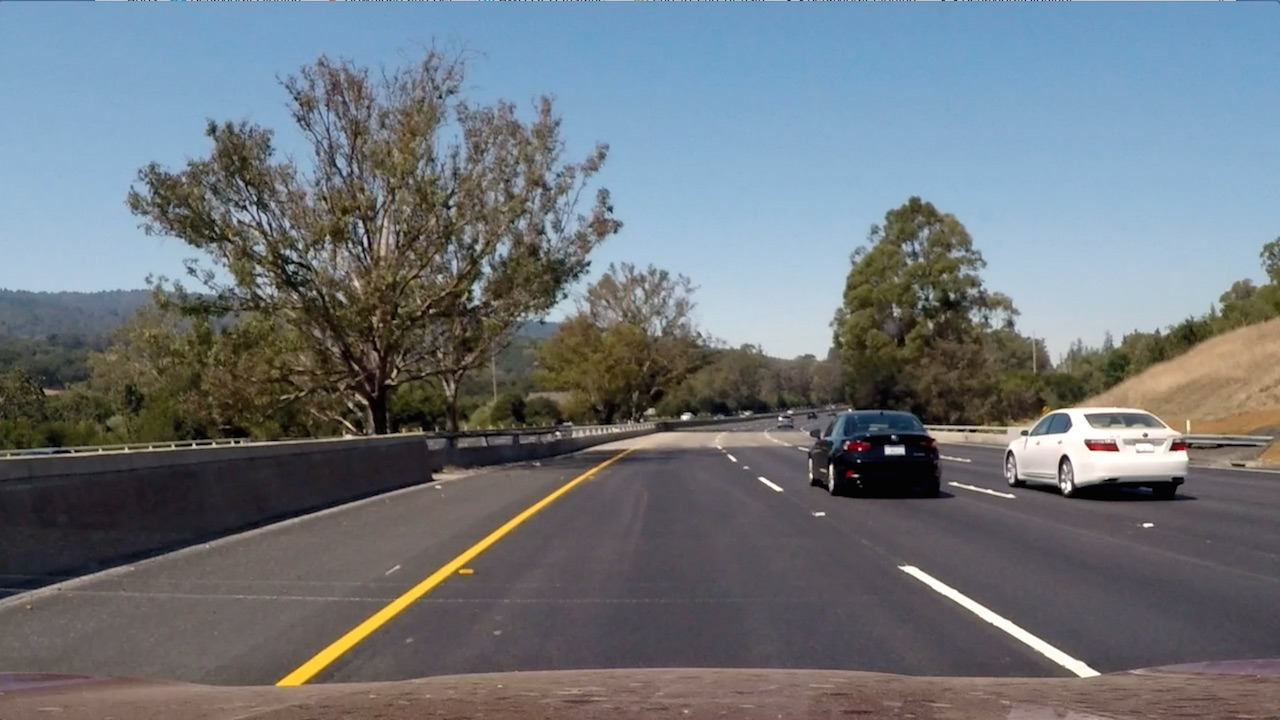
#> input picture x_images/1.jpg, 1280 x 720 px
$ jupyter execute --allow-errors VehicleDetection.ipynb   (shell and % lines are left out)   (older library calls are emulated)
#> lines starting #> are read from the running program, lines starting #| are printed output that depends on the picture
[cell 1]
import matplotlib.image as mpimg
import glob
import numpy as np
from sklearn.model_selection import train_test_split
import matplotlib.pyplot as plt
import cv2
from skimage.feature import hog
import time
from sklearn.preprocessing import StandardScaler
from sklearn.svm import LinearSVC
from moviepy.editor import VideoFileClip
from scipy.ndimage.measurements import label
from collections import deque


######################

color_space = 'YUV' #  RGB, HSV, LUV, HLS, YUV, YCrCb
orient = 9 # HOG orientations
pix_per_cell = 8 # HOG pixels per cell
cell_per_block = 2 # HOG cells per block
hog_channel = "ALL" # 0, 1, 2, or "ALL"
spatial_size = (32, 32) # Spatial binning dimensions
hist_bins = 16  # Number of histogram bins
spatial_feat = True # Spatial features on or off
hist_feat = True # Histogram features on or off
hog_feat = True # HOG features on or off
y_start_stop = [None, None] # Min and max in y to search in slide_window()

######################

#Extract the HOG features

# [41 lines left out: functions get_hog_features, bin_spatial, color_hist, not called in this run]

######################

#Combine the 3 types of features and return the final features for all the input images

def extract_features(imgs, color_space = color_space, spatial_size=spatial_size,
                        hist_bins=hist_bins, orient=orient,
                        pix_per_cell=pix_per_cell, cell_per_block=cell_per_block,
                        hog_channel=hog_channel,
                        spatial_feat=spatial_feat, hist_feat=hist_feat, hog_feat=hog_feat):

    features = []
    for file in imgs:
        file_features = []
        image = mpimg.imread(file)
        if color_space != 'RGB':
            if color_space == 'HSV':
                feature_image = cv2.cvtColor(image, cv2.COLOR_RGB2HSV)
            elif color_space == 'LUV':
                feature_image = cv2.cvtColor(image, cv2.COLOR_RGB2LUV)
            elif color_space == 'HLS':
                feature_image = cv2.cvtColor(image, cv2.COLOR_RGB2HLS)
            elif color_space == 'YUV':
                feature_image = cv2.cvtColor(image, cv2.COLOR_RGB2YUV)
            elif color_space == 'YCrCb':
                feature_image = cv2.cvtColor(image, cv2.COLOR_RGB2YCrCb)
        else: feature_image = np.copy(image)

        if spatial_feat == True:
            spatial_features = bin_spatial(feature_image, size=spatial_size)
            file_features.append(spatial_features)

        if hist_feat == True:
            hist_features = color_hist(feature_image, nbins=hist_bins)
            file_features.append(hist_features)
        if hog_feat == True:
            if hog_channel == 'ALL':
                hog_features = []
                for channel in range(feature_image.shape[2]):
                    hog_features.append(get_hog_features(feature_image[:,:,channel],
                                        orient, pix_per_cell, cell_per_block,
                                        vis=False, feature_vec=True))
                hog_features = np.ravel(hog_features)
            else:
                hog_features = get_hog_features(feature_image[:,:,hog_channel], orient,
                            pix_per_cell, cell_per_block, vis=False, feature_vec=True)

            file_features.append(hog_features)
        features.append(np.concatenate(file_features))

    return features

######################

#Calculate the sliding windows coordinates and return a set of sliding windows of specific size

def slide_window(img, x_start_stop=[None, None], y_start_stop=[None, None],
                    xy_window=(64, 64), xy_overlap=(0.5, 0.5)):

    if x_start_stop[0] == None:
        x_start_stop[0] = 0
    if x_start_stop[1] == None:
        x_start_stop[1] = 1280 #img.shape[1]
    if y_start_stop[0] == None:
        y_start_stop[0] = 0
    if y_start_stop[1] == None:
        y_start_stop[1] = 720 #img.shape[0]

    xspan = x_start_stop[1] - x_start_stop[0]
    yspan = y_start_stop[1] - y_start_stop[0]

    nx_pix_per_step = np.int(xy_window[0]*(1 - xy_overlap[0]))
    ny_pix_per_step = np.int(xy_window[1]*(1 - xy_overlap[1]))

    nx_windows = np.int(xspan/nx_pix_per_step) - 1
    ny_windows = np.int(yspan/ny_pix_per_step) - 1

    window_list = []

    for ys in range(ny_windows):
        for xs in range(nx_windows):
            startx = xs*nx_pix_per_step + x_start_stop[0]
            endx = startx + xy_window[0]
            starty = ys*ny_pix_per_step + y_start_stop[0]
            endy = starty + xy_window[1]

            window_list.append(((startx, starty), (endx, endy)))

    return window_list

######################

#Draw the input boxes on an image

def draw_boxes(img, bboxes, color=(0, 0, 255), thick=6):

    imcopy = np.copy(img)

    for bbox in bboxes:
        cv2.rectangle(imcopy, bbox[0], bbox[1], color, thick)
    return imcopy

######################

#Extract the combined features for a single image

# [77 lines left out: functions single_img_features, search_windows, not called in this run]

[cell 2]
#Get all the file names for cars and non-cars

vehicle_images = glob.glob('./vehicles/*/*.png')
non_vehicle_images = glob.glob('./non-vehicles/*/*.png')
cars = []
notcars = []

for image in vehicle_images:
    cars.append(image)

for image in non_vehicle_images:
    notcars.append(image)

print("Number of cars:" ,str(len(cars)) )
print("Number of non-cars:" , str(len(notcars)))

[cell 3]
#Draw sample images of cars and non cars

f1 , AXS1 = plt.subplots(2, 5, sharex='col', sharey='row' ,figsize=(10,4))
#> (the rest of this cell did not finish here and is left out)

[cell 4]
#Draw HOG and channels U,V and W for each sample images

f2 , AXS2 = plt.subplots(5, 5, sharex='col', sharey='row' ,figsize=(10,10))

#> (the rest of this cell did not finish here and is left out)

[cell 5]
#Plot Spatially Binned Features for sample images

f3 , AXS3 = plt.subplots(1, 5, sharex='col', sharey='row' ,figsize=(10,1))

#> (the rest of this cell did not finish here and is left out)

[cell 6]
#Draw HOG and channels U,V and W for each sample images

f4 , AXS4 = plt.subplots(5, 5, sharex='col', sharey='row' ,figsize=(10,10))

#> (the rest of this cell did not finish here and is left out)

[cell 7]
#Plot Spatially Binned Features for sample images
f5 , AXS5 = plt.subplots(1, 5, sharex='col', sharey='row' ,figsize=(10,1))

#> (the rest of this cell did not finish here and is left out)

[cell 8]
#Extract car and non car features

t=time.time()
car_features = extract_features(cars, color_space=color_space, orient=orient,
                        pix_per_cell=pix_per_cell, cell_per_block=cell_per_block,
                        hog_channel=hog_channel,
                        spatial_feat=spatial_feat, hist_feat=hist_feat, hog_feat=hog_feat)
notcar_features = extract_features(notcars, color_space=color_space, orient=orient,
                        pix_per_cell=pix_per_cell, cell_per_block=cell_per_block,
                        hog_channel=hog_channel,
                        spatial_feat=spatial_feat, hist_feat=hist_feat, hog_feat=hog_feat )


t2 = time.time()

print(round(t2-t, 2), 'Seconds to extract features...')
print("Car features shape:" , np.array(car_features).shape)
print("Non car features shape:" ,np.array(notcar_features).shape)

[cell 9]
#Prepare the data and apply it to classifier

# Create an array stack of feature vectors
X = np.vstack((car_features, notcar_features)).astype(np.float64)

######
X[np.isnan(X)] = 0
#> (the rest of this cell did not finish here and is left out)

[cell 10]
#Function to create heatmap, apply threshold and draw the boxes on an image

# [4 lines left out: function add_heat, not called in this run]

def apply_threshold(heatmap, threshold):
    heatmap[heatmap <= threshold] = 0
    return heatmap

# [21 lines left out: functions draw_labeled_bboxes, get_labeled_bboxes, not called in this run]

#Function to generate windows of different sizes
def get_all_windows():

    windows = []

    windows0 = slide_window(image, x_start_stop=[None, None], y_start_stop=[400,656],
                    xy_window=(64, 64), xy_overlap=(0.75,0.75))

    windows1 = slide_window(image, x_start_stop=[None, None], y_start_stop=[400,656],
                    xy_window=(96, 96), xy_overlap=(0.75, 0.75))

    windows2 = slide_window(image, x_start_stop=[None, None], y_start_stop=[400,656],
                    xy_window=(128, 128), xy_overlap=(0.75, 0.75))

    windows5 = slide_window(image, x_start_stop=[None, None], y_start_stop=[400,656],
                    xy_window=(192, 192), xy_overlap=(0.75, 0.75))

    windows.extend(windows0)
    windows.extend(windows1)
    windows.extend(windows2)
    windows.extend(windows5)

    return windows

[cell 11]
#Draw all the windows and print the number of them

image = mpimg.imread('./x_images/1.jpg')
#> image is the input picture: shape (720, 1280, 3); mean R, G, B 110, 116.7, 122.8

# Uncomment the following line if you extracted training
# data from .png images (scaled 0 to 1 by mpimg) and the
# image you are searching is a .jpg (scaled 0 to 255)

image = image.astype(np.float32)/255

draw_image = np.copy(image)

windows = get_all_windows()
#> in get_all_windows, `windows0 = slide_window(image, x_start_stop=[None, None], y_start_stop..`: windows0 = 1185 items
#> in get_all_windows, `windows1 = slide_window(image, x_start_stop=[None, None], y_start_stop..`: windows1 = 468 items
#> in get_all_windows, `windows2 = slide_window(image, x_start_stop=[None, None], y_start_stop..`: windows2 = 273 items
#> in get_all_windows, `windows5 = slide_window(image, x_start_stop=[None, None], y_start_stop..`: windows5 = 100 items
#> windows = 2026 items
print("Number of windows = ",len(windows))
#| Number of windows =  2026

all_window_img = draw_boxes(draw_image, windows, color=(60, 0, 0), thick=6)
#> the loop in draw_boxes, `for bbox in bboxes:` made 2026 passes
#> bbox on passes 1 to 3: ((0, 400), (64, 464)), ((16, 400), (80, 464)), ((32, 400), (96, 464))
#> after the loop in draw_boxes, `for bbox in bboxes:`:
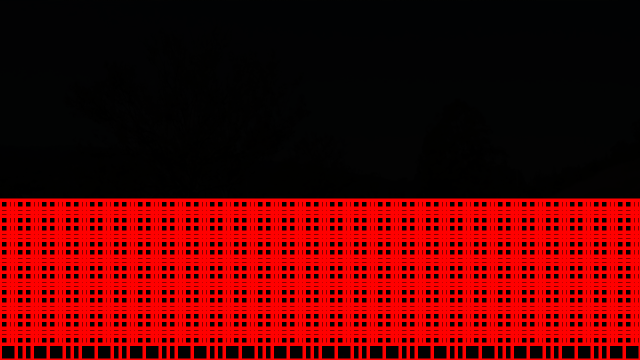
#> imcopy: shape (720, 1280, 3) float32 (shown at 1/2 size); mean R, G, B 21.6, 0.3, 0.4; drawn with min black and max white
plt.imshow(all_window_img)
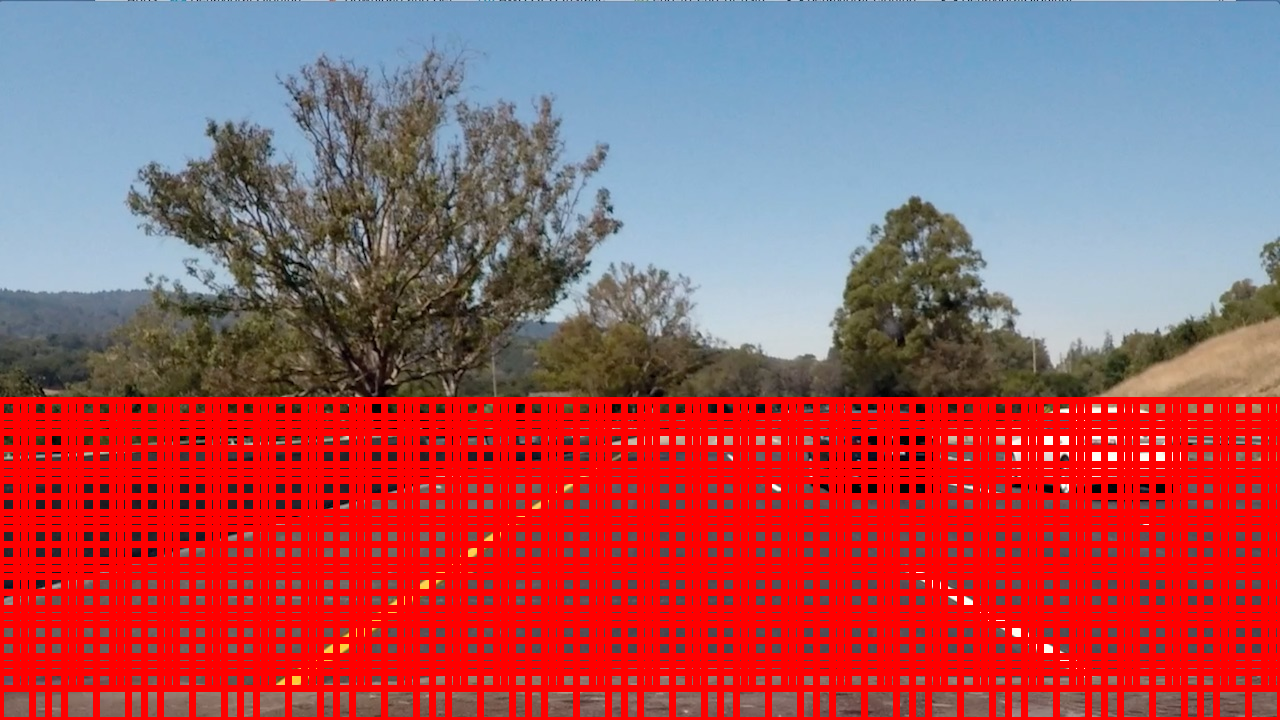
#> shown: shape (720, 1280, 3) float32; mean R, G, B 0.656, 0.339, 0.366

$ run again, with x_images/1478019954186238236.jpg copied over x_images/1.jpg
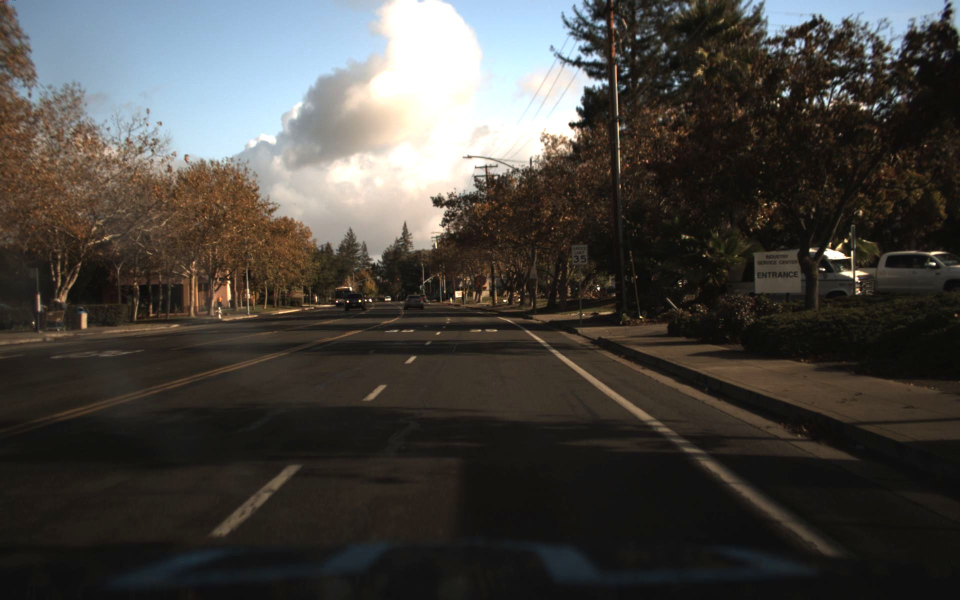
#> input picture x_images/1478019954186238236.jpg, 1920 x 1200 px (shown at 1/2 size)
#> image is the input picture: shape (1200, 1920, 3); mean R, G, B 71, 68.4, 64.5
#> windows0 = 1185 items
#> windows1 = 468 items
#> windows2 = 273 items
#> windows5 = 100 items
#> windows = 2026 items
#| Number of windows =  2026
#> the loop in draw_boxes, `for bbox in bboxes:` made 2026 passes
#> bbox on passes 1 to 3: ((0, 400), (64, 464)), ((16, 400), (80, 464)), ((32, 400), (96, 464))
#> after the loop in draw_boxes, `for bbox in bboxes:`:
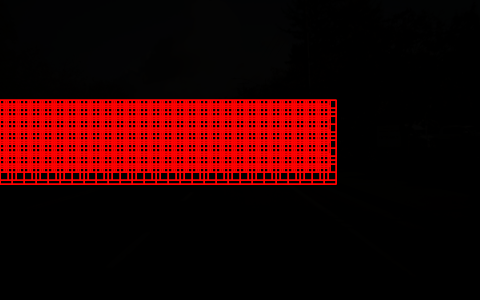
#> imcopy: shape (1200, 1920, 3) float32 (shown at 1/4 size); mean R, G, B 9.5, 0.2, 0.2; drawn with min black and max white
#> `[cell 11] #Draw all the windows and print the number of them  image = ..`:
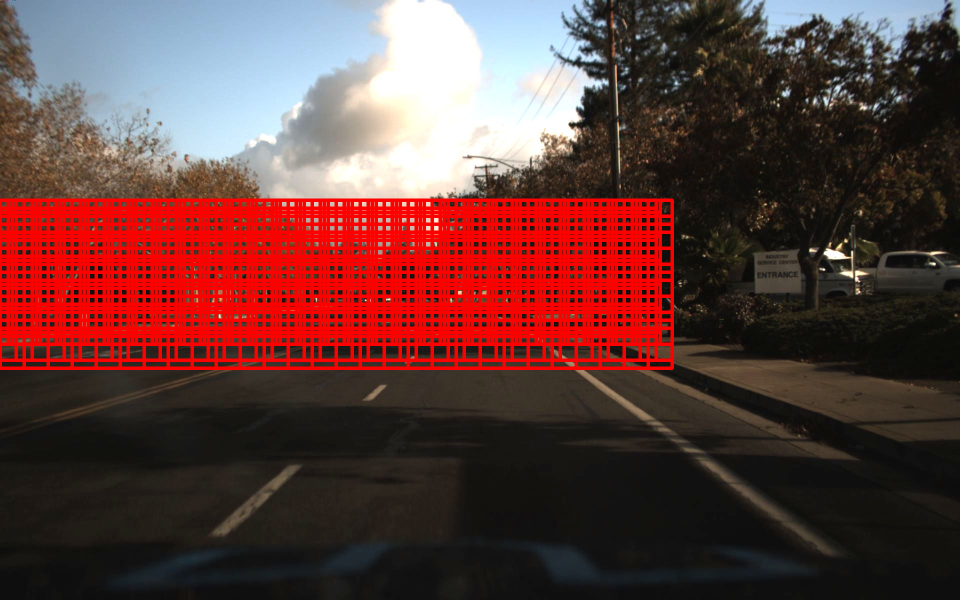
#> shown: shape (1200, 1920, 3) float32 (shown at 1/2 size); mean R, G, B 0.392, 0.234, 0.227

$ run again, with x_images/1478019960189614397.jpg copied over x_images/1.jpg
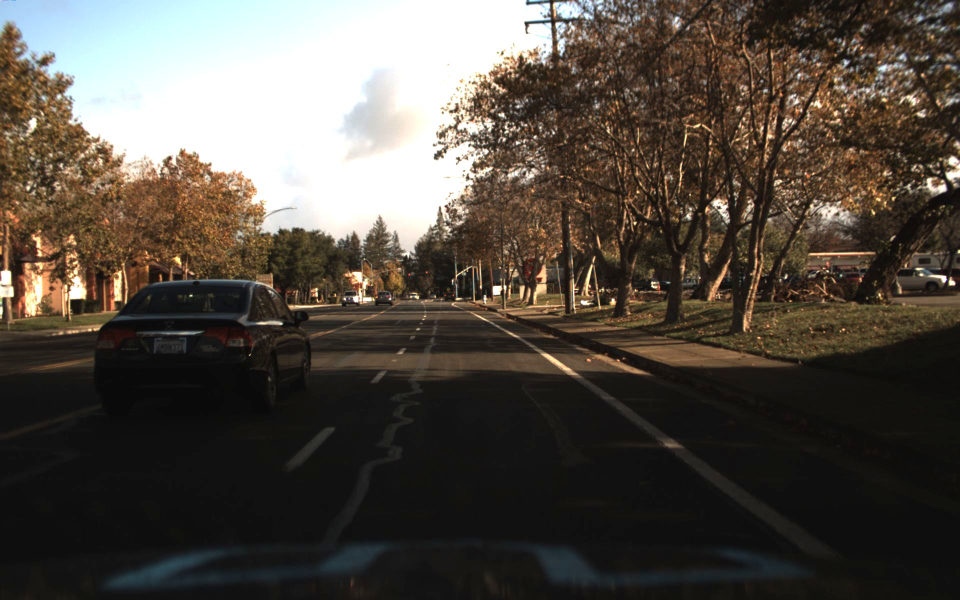
#> input picture x_images/1478019960189614397.jpg, 1920 x 1200 px (shown at 1/2 size)
#> image is the input picture: shape (1200, 1920, 3); mean R, G, B 82.8, 75.9, 67.6
#> windows0 = 1185 items
#> windows1 = 468 items
#> windows2 = 273 items
#> windows5 = 100 items
#> windows = 2026 items
#| Number of windows =  2026
#> the loop in draw_boxes, `for bbox in bboxes:` made 2026 passes
#> bbox on passes 1 to 3: ((0, 400), (64, 464)), ((16, 400), (80, 464)), ((32, 400), (96, 464))
#> after the loop in draw_boxes, `for bbox in bboxes:`:
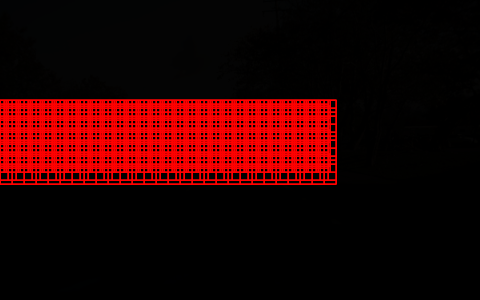
#> imcopy: shape (1200, 1920, 3) float32 (shown at 1/4 size); mean R, G, B 9.6, 0.3, 0.2; drawn with min black and max white
#> `[cell 11] #Draw all the windows and print the number of them  image = ..`:
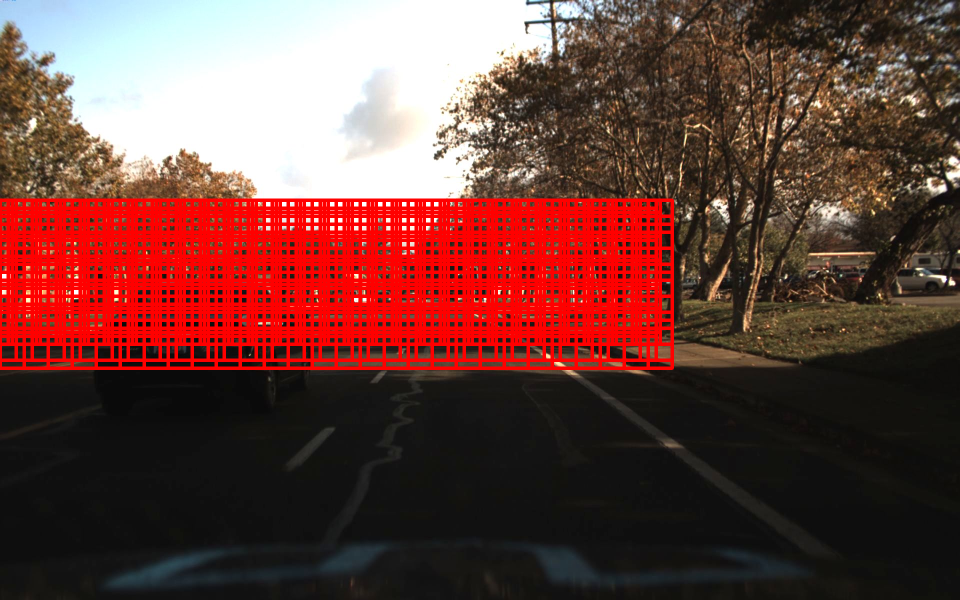
#> shown: shape (1200, 1920, 3) float32 (shown at 1/2 size); mean R, G, B 0.423, 0.251, 0.23
